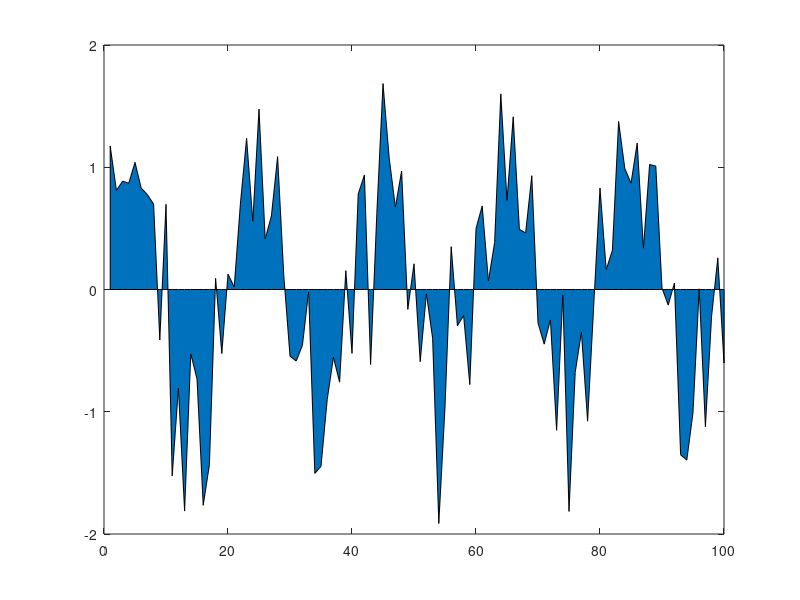

The MATLAB source for this figure:
%Dùng area để hiện PPG kiểu bar graph/area graph
n = 100; % Số lượng mẫu
Y = sin(2 * pi * (1:n) / 20) + 0.5 * randn(1, n)

figure, area(Y)